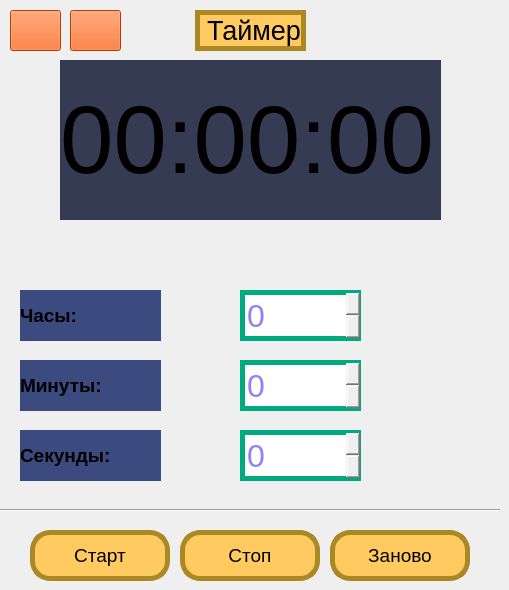
    <widget class="QWidget" name="timer">
     <widget class="QSpinBox" name="spinBox">
      <property name="geometry">
       <rect>
        <x>240</x>
        <y>290</y>
        <width>121</width>
        <height>51</height>
       </rect>
      </property>
      <property name="font">
       <font>
        <family>Tahoma</family>
        <pointsize>24</pointsize>
        <weight>50</weight>
        <bold>false</bold>
       </font>
      </property>
      <property name="styleSheet">
       <string notr="true">color: rgb(143, 128, 254);
border:5px solid  rgb(0, 170, 127);
</string>
      </property>
     </widget>
     <widget class="QSpinBox" name="spinBox_2">
      <property name="geometry">
       <rect>
        <x>240</x>
        <y>360</y>
        <width>121</width>
        <height>51</height>
       </rect>
      </property>
      <property name="font">
       <font>
        <family>Tahoma</family>
        <pointsize>24</pointsize>
        <weight>50</weight>
        <bold>false</bold>
       </font>
      </property>
      <property name="styleSheet">
       <string notr="true">color: rgb(143, 128, 254);
border:5px solid  rgb(0, 170, 127);</string>
      </property>
     </widget>
     <widget class="QSpinBox" name="spinBox_3">
      <property name="geometry">
       <rect>
        <x>240</x>
        <y>430</y>
        <width>121</width>
        <height>51</height>
       </rect>
      </property>
      <property name="font">
       <font>
        <family>Tahoma</family>
        <pointsize>24</pointsize>
        <weight>50</weight>
        <bold>false</bold>
       </font>
      </property>
      <property name="styleSheet">
       <string notr="true">color: rgb(143, 128, 254);
border:5px solid  rgb(0, 170, 127);</string>
      </property>
     </widget>
     <widget class="QLabel" name="label">
      <property name="geometry">
       <rect>
        <x>20</x>
        <y>290</y>
        <width>141</width>
        <height>51</height>
       </rect>
      </property>
      <property name="font">
       <font>
        <family>Tahoma</family>
        <pointsize>14</pointsize>
        <weight>75</weight>
        <bold>true</bold>
       </font>
      </property>
      <property name="styleSheet">
       <string notr="true">background-color: rgb(60, 75, 127);</string>
      </property>
      <property name="text">
       <string>Часы:</string>
      </property>
     </widget>
     <widget class="QLabel" name="label_3">
      <property name="geometry">
       <rect>
        <x>20</x>
        <y>360</y>
        <width>141</width>
        <height>51</height>
       </rect>
      </property>
      <property name="font">
       <font>
        <family>Tahoma</family>
        <pointsize>14</pointsize>
        <weight>75</weight>
        <bold>true</bold>
       </font>
      </property>
      <property name="styleSheet">
       <string notr="true">background-color: rgb(60, 75, 127);</string>
      </property>
      <property name="text">
       <string>Минуты:</string>
      </property>
     </widget>
     <widget class="QLabel" name="label_4">
      <property name="geometry">
       <rect>
        <x>20</x>
        <y>430</y>
        <width>141</width>
        <height>51</height>
       </rect>
      </property>
      <property name="font">
       <font>
        <family>Tahoma</family>
        <pointsize>14</pointsize>
        <weight>75</weight>
        <bold>true</bold>
       </font>
      </property>
      <property name="styleSheet">
       <string notr="true">background-color: rgb(60, 75, 127);</string>
      </property>
      <property name="text">
       <string>Секунды:</string>
      </property>
     </widget>
     <widget class="QPushButton" name="pushButton_home_timer">
      <property name="geometry">
       <rect>
        <x>70</x>
        <y>10</y>
        <width>51</width>
        <height>41</height>
       </rect>
      </property>
      <property name="styleSheet">
       <string notr="true">background-color: rgb(255, 85, 0);</string>
      </property>
      <property name="text">
       <string/>
      </property>
      <property name="icon">
       <iconset>
        <normaloff>pictures/house.png</normaloff>pictures/house.png</iconset>
      </property>
      <property name="iconSize">
       <size>
        <width>50</width>
        <height>50</height>
       </size>
      </property>
     </widget>
     <widget class="QPushButton" name="pushButton_start_timer">
      <property name="geometry">
       <rect>
        <x>30</x>
        <y>530</y>
        <width>140</width>
        <height>51</height>
       </rect>
      </property>
      <property name="font">
       <font>
        <family>Tahoma</family>
        <pointsize>14</pointsize>
       </font>
      </property>
      <property name="styleSheet">
       <string notr="true">QPushButton {
	background-color: rgb(255, 203, 97);
	border-radius: 20px;
	border:5px solid #aa8925
}
QPushButton: pressed {
	background-color: rgb(255, 153, 51);
		border:5px solid #aa8925
}</string>
      </property>
      <property name="text">
       <string>Старт</string>
      </property>
     </widget>
     <widget class="QPushButton" name="pushButton_restart_timer">
      <property name="geometry">
       <rect>
        <x>330</x>
        <y>530</y>
        <width>140</width>
        <height>51</height>
       </rect>
      </property>
      <property name="font">
       <font>
        <family>Tahoma</family>
        <pointsize>14</pointsize>
       </font>
      </property>
      <property name="styleSheet">
       <string notr="true">QPushButton {
	background-color: rgb(255, 203, 97);
	border-radius: 20px;
	border:5px solid #aa8925
}
QPushButton: pressed {
	background-color: rgb(255, 153, 51);
		border:5px solid #aa8925
}
</string>
      </property>
      <property name="text">
       <string>Заново</string>
      </property>
     </widget>
     <widget class="Line" name="line">
      <property name="geometry">
       <rect>
        <x>0</x>
        <y>500</y>
        <width>500</width>
        <height>20</height>
       </rect>
      </property>
      <property name="orientation">
       <enum>Qt::Horizontal</enum>
      </property>
     </widget>
     <widget class="QLabel" name="label_timer_label">
      <property name="geometry">
       <rect>
        <x>60</x>
        <y>60</y>
        <width>381</width>
        <height>160</height>
       </rect>
      </property>
      <property name="font">
       <font>
        <family>Tahoma</family>
        <pointsize>72</pointsize>
       </font>
      </property>
      <property name="styleSheet">
       <string notr="true">background-color: rgb(53, 59, 83);</string>
      </property>
      <property name="text">
       <string>00:00:00</string>
      </property>
     </widget>
     <widget class="QPushButton" name="pushButton_back_timer">
      <property name="geometry">
       <rect>
        <x>10</x>
        <y>10</y>
        <width>51</width>
        <height>41</height>
       </rect>
      </property>
      <property name="styleSheet">
       <string notr="true">background-color: rgb(255, 85, 0);</string>
      </property>
      <property name="text">
       <string/>
      </property>
      <property name="icon">
       <iconset>
        <normaloff>pictures/back.png</normaloff>pictures/back.png</iconset>
      </property>
      <property name="iconSize">
       <size>
        <width>40</width>
        <height>35</height>
       </size>
      </property>
     </widget>
     <widget class="QPushButton" name="pushButton_stop_timer">
      <property name="geometry">
       <rect>
        <x>180</x>
        <y>530</y>
        <width>140</width>
        <height>51</height>
       </rect>
      </property>
      <property name="font">
       <font>
        <family>Tahoma</family>
        <pointsize>14</pointsize>
       </font>
      </property>
      <property name="styleSheet">
       <string notr="true">QPushButton {
	background-color: rgb(255, 203, 97);
	border-radius: 20px;
	border:5px solid #aa8925
}
QPushButton: pressed {
	background-color: rgb(255, 153, 51);
		border:5px solid #aa8925
}
</string>
      </property>
      <property name="text">
       <string>Стоп</string>
      </property>
     </widget>
     <widget class="QLabel" name="label_timer">
      <property name="geometry">
       <rect>
        <x>195</x>
        <y>10</y>
        <width>111</width>
        <height>41</height>
       </rect>
      </property>
      <property name="font">
       <font>
        <family>Tahoma</family>
        <pointsize>20</pointsize>
       </font>
      </property>
      <property name="styleSheet">
       <string notr="true">background-color: rgb(255, 203, 97);
border:5px solid #aa8925</string>
      </property>
      <property name="text">
       <string>Таймер</string>
      </property>
     </widget>
    </widget>
